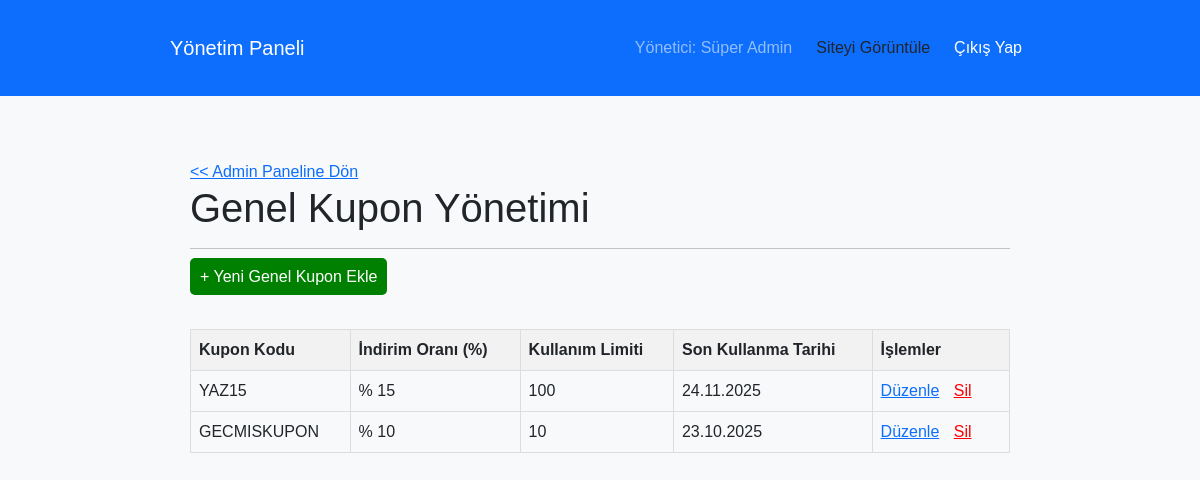
The app's page /genel_kupon_yonetimi.php (signed in) with its own data.
### tables this page shows
CREATE TABLE coupons (
        id INTEGER PRIMARY KEY AUTOINCREMENT,
        code TEXT NOT NULL UNIQUE,
        discount_rate REAL NOT NULL,
        usage_limit INTEGER NOT NULL,
        expiration_date DATE NOT NULL,
        company_id INTEGER NULL -- NULL ise tüm firmalarda geçerli
    );

### genel_kupon_yonetimi.php (the view, shortened to what this page needs)
<?php
include 'db.php';
include 'backend_header.php';
$kuponlar = $db->query("SELECT * FROM coupons WHERE company_id IS NULL ORDER BY expiration_date DESC")->fetchAll(PDO::FETCH_ASSOC);
?>
<!DOCTYPE html>
<html lang="tr">
<head>
</head>
<body>
<div class="container">
    <a href="admin_panel.php"><< Admin Paneline Dön</a>
    <h1>Genel Kupon Yönetimi</h1>
    <hr>
    <p><a href="genel_kupon_ekle.php" style="background-color: green; color: white; padding: 10px; text-decoration: none; border-radius: 5px;">+ Yeni Genel Kupon Ekle</a></p>
    <br>
    <table>
        <thead> <tr> <th>Kupon Kodu</th> <th>İndirim Oranı (%)</th> <th>Kullanım Limiti</th> <th>Son Kullanma Tarihi</th> <th>İşlemler</th> </tr> </thead>
        <tbody>
            <?php foreach ($kuponlar as $kupon): ?>
                <tr>
                    <td><?php echo htmlspecialchars($kupon['code']); ?></td>
                    <td>% <?php echo htmlspecialchars($kupon['discount_rate']); ?></td>
                    <td><?php echo htmlspecialchars($kupon['usage_limit']); ?></td>
                    <td><?php echo date('d.m.Y', strtotime($kupon['expiration_date'])); ?></td>
                    <td class="actions">
                        <a href="genel_kupon_duzenle.php?id=<?php echo $kupon['id']; ?>">Düzenle</a>
                        <a href="genel_kupon_sil.php?id=<?php echo $kupon['id']; ?>" style="color:red;" onclick="return confirm('Bu kuponu silmek istediğinizden emin misiniz?');">Sil</a>
                    </td>
                </tr>
            <?php endforeach; ?>
        </tbody>
    </table>
</div>
</body>
</html>

### genel_kupon_yonetimi.php (style rules this page uses)
body { font-family: sans-serif; }
.container { max-width: 900px; margin: auto; padding: 20px; }
table { width: 100%; border-collapse: collapse; }
th, td { border: 1px solid #ddd; padding: 8px; text-align: left; }
th { background-color: #f2f2f2; }
.actions a { margin-right: 10px; }

### records on screen
coupons: code "YAZ15", discount_rate "15", usage_limit "100", expiration_date "24.11.2025"
coupons: code "GECMISKUPON", discount_rate "10", usage_limit "10", expiration_date "23.10.2025"

### other values on screen
$_SESSION['user_fullname'] "Süper Admin"
